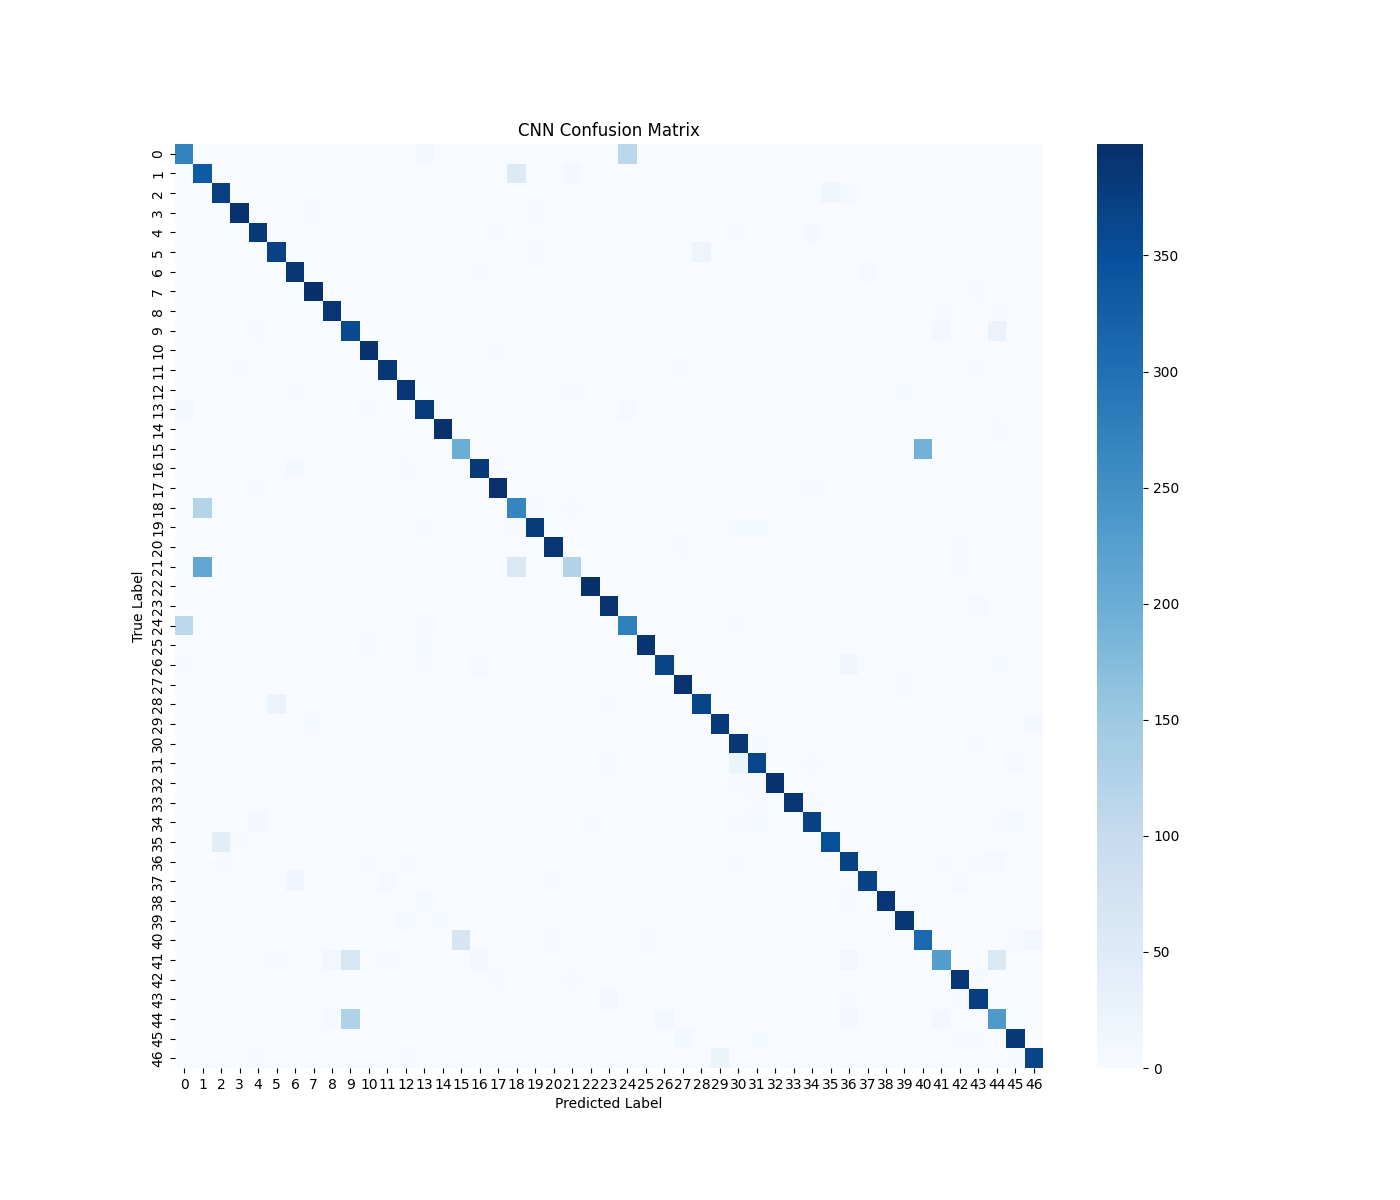

This chart was generated by the following Python code:
import torch
from torch.utils.data import DataLoader
from sklearn.metrics import confusion_matrix
import seaborn as sns
import matplotlib.pyplot as plt
from dataset import load_emnist
from models.my_cnn import MyCNN

CHARS = "0123456789ABCDEFGHIJKLMNOPQRSTUVWXYZabcdefghijklmnopqrstuvwxyz"

device = torch.device("cuda" if torch.cuda.is_available() else "cpu")

train_dataset, test_dataset = load_emnist()
test_loader = DataLoader(test_dataset, batch_size=64, shuffle=False)

model = MyCNN().to(device)
model.load_state_dict(torch.load("cnn_model.pth"))
model.eval()

all_preds = []
all_labels = []

with torch.no_grad():
    for images, labels in test_loader:
        images, labels = images.to(device), labels.to(device)

        outputs = model(images)
        _, predicted = torch.max(outputs.data, 1)

        all_preds.extend(predicted.cpu().numpy())
        all_labels.extend(labels.cpu().numpy())

# 混淆矩阵
cm = confusion_matrix(all_labels, all_preds)

plt.figure(figsize=(14, 12))
sns.heatmap(cm, cmap="Blues")
plt.title("CNN Confusion Matrix")
plt.xlabel("Predicted Label")
plt.ylabel("True Label")
plt.savefig("confusion_matrix.png")
plt.show()
